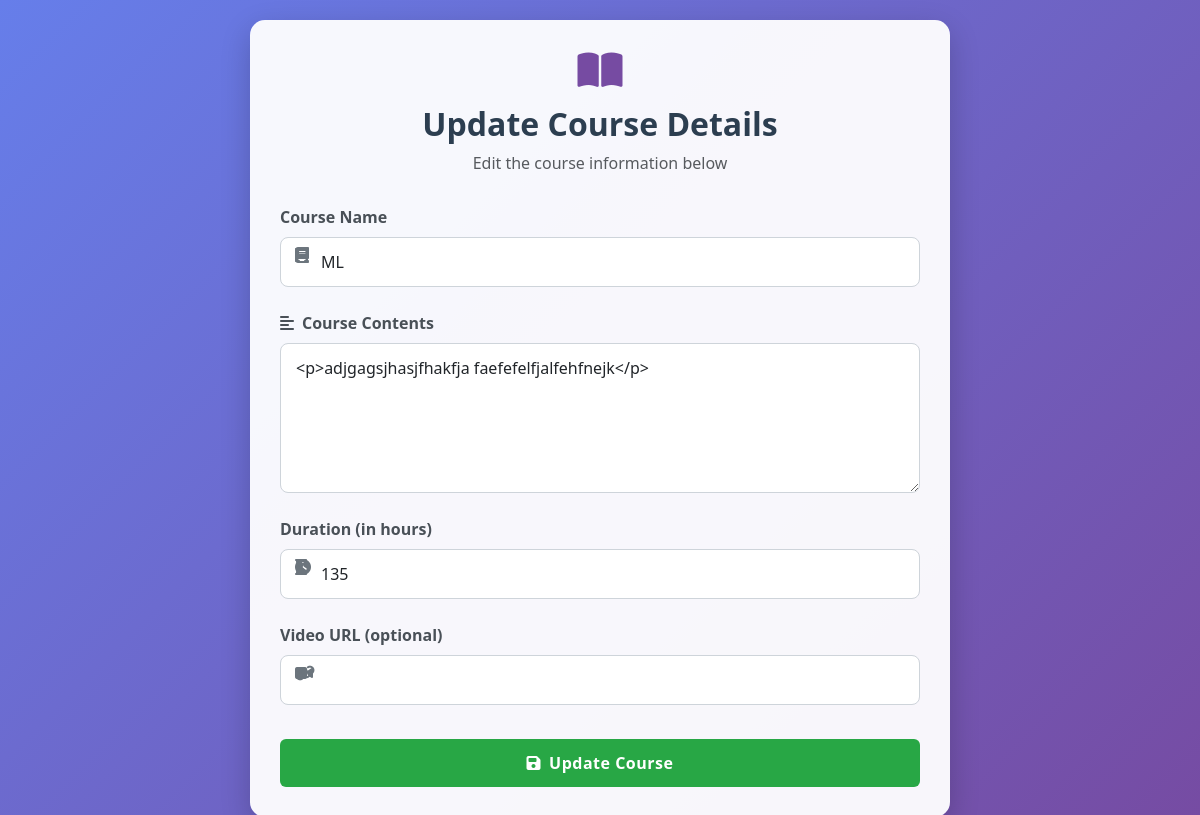
Screenshot of /edit_course/2 with the database file from the repository.
### app.py (models this page shows)
class Course(db.Model):
    id = db.Column(db.Integer, primary_key=True)
    name = db.Column(db.String(200), nullable=False)
    contents = db.Column(db.Text, nullable=False)
    duration = db.Column(db.Integer, nullable=False)
    description = db.Column(db.Text, nullable=True)
    difficulty = db.Column(db.String(50), nullable=True)
    category = db.Column(db.String(100), nullable=True)
    thumbnail = db.Column(db.String(300), nullable=True)
    pdf_file = db.Column(db.String(300), nullable=True)
    views = db.Column(db.Integer, default=0)
    users_completed = db.Column(db.Integer, default=0)
    videos = db.relationship('CourseVideo', backref='course', lazy=True)

### app.py (the view, shortened to what this page needs)
@app.route('/edit_course/<int:course_id>', methods=['GET', 'POST'])
def edit_course(course_id):
    course = Course.query.get_or_404(course_id)
    return render_template('edit_course.html', course=course)

### templates/edit_course.html (shortened to what this page needs)
<!DOCTYPE html>
<html lang="en">
<head>
    <link href="https://cdn.jsdelivr.net/npm/bootstrap@5.3.0/dist/css/bootstrap.min.css" rel="stylesheet">
    <link rel="stylesheet" href="https://cdnjs.cloudflare.com/ajax/libs/font-awesome/6.4.0/css/all.min.css">
</head>
<body>
    <div class="form-container">
        <div class="form-header">
            <i class="fas fa-book-open"></i>
            <h2>Update Course Details</h2>
            <p class="text-muted">Edit the course information below</p>
        </div>
        <form method="POST">
            <div class="mb-4 input-icon">
                <label class="form-label"><i class="fas fa-heading me-2"></i>Course Name</label>
                <i class="fas fa-book"></i>
                <input type="text" class="form-control" name="name" value="{{ course.name }}" required>
            </div>
            <div class="mb-4">
                <label class="form-label"><i class="fas fa-align-left me-2"></i>Course Contents</label>
                <textarea class="form-control" name="contents" required>{{ course.contents }}</textarea>
            </div>
            <div class="mb-4 input-icon">
                <label class="form-label"><i class="fas fa-clock me-2"></i>Duration (in hours)</label>
                <i class="fas fa-hourglass-half"></i>
                <input type="number" class="form-control" name="duration" value="{{ course.duration }}" required>
            </div>
            <div class="mb-4 input-icon">
                <label class="form-label"><i class="fas fa-video me-2"></i>Video URL (optional)</label>
                <i class="fas fa-link"></i>
                <input type="text" class="form-control" name="video" value="{{ course.video }}">
            </div>
            <button type="submit" class="btn btn-success">
                <i class="fas fa-save me-2"></i>Update Course
            </button>
        </form>
    </div>
</body>
</html>

### templates/edit_course.html (style rules this page uses)
body { background: linear-gradient(135deg, #667eea 0%, #764ba2 100%); min-height: 100vh; display: flex; align-items: center; padding: 20px; font-family: 'Segoe UI', Tahoma, Geneva, Verdana, sans-serif; }
.form-container { background-color: rgba(255, 255, 255, 0.95); border-radius: 15px; box-shadow: 0 10px 30px rgba(0, 0, 0, 0.2); padding: 30px; width: 100%; max-width: 700px; margin: auto; }
.form-header { text-align: center; margin-bottom: 30px; color: #2c3e50; }
.form-header i { font-size: 2.5rem; color: #764ba2; margin-bottom: 15px; }
.form-header h2 { font-weight: 700; }
.form-label { font-weight: 600; color: #495057; margin-bottom: 8px; }
.form-control { padding: 12px 15px; border-radius: 8px; border: 1px solid #ced4da; transition: all 0.3s; }
.input-icon { position: relative; }
.input-icon i { position: absolute; left: 15px; top: 42px; color: #6c757d; z-index: 10; }
.input-icon input { padding-left: 40px; }
.btn-success { background-color: #28a745; border: none; padding: 12px 20px; font-weight: 600; letter-spacing: 0.5px; transition: all 0.3s; width: 100%; margin-top: 10px; }
textarea.form-control { min-height: 150px; resize: vertical; }

### rows the page displays
Course: name "ML", contents "<p>adjgagsjhasjfhakfja faefefelfjalfehfnejk</p>", duration "135"
